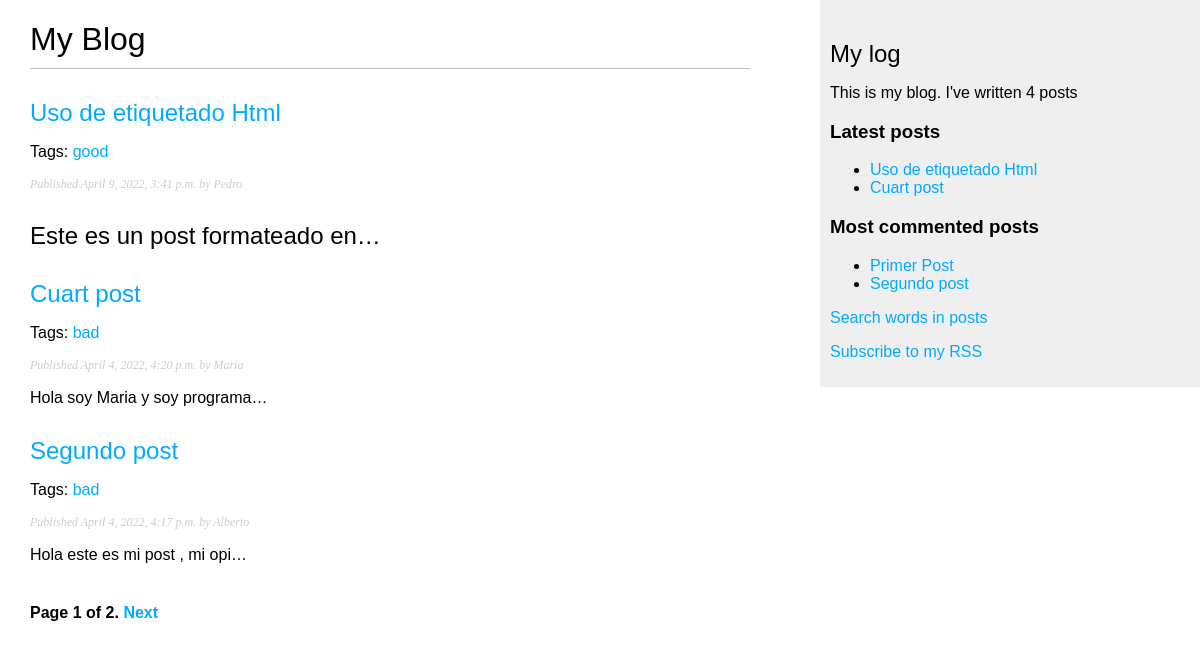
Screenshot of /blog/ with the database file from the repository.
### blog/models.py (models this page shows, shortened)
class Post(models.Model):
    STATUS_CHOICES = (
        ('draft','Draft'),('published','Published')
    )
    title = models.CharField(max_length=250)
    slug = models.SlugField(max_length=250,unique_for_date='publish')
    author = models.ForeignKey(User,on_delete=models.CASCADE,
                               related_name='blog_posts')
    body = models.TextField()
    publish = models.DateTimeField(default=timezone.now)
    created = models.DateTimeField(auto_now_add=True)
    updated = models.DateTimeField(auto_now=True)
    status = models.CharField(max_length=10,choices=STATUS_CHOICES,default='draft')
    objects = models.Manager() # default manager
    published = PublishedManager() # custom manager
    tags = TaggableManager()
    class Meta:
        ordering = ('-publish',)
    def get_absolute_url(self) -> reverse: # for link in templates
        return reverse("blog:post_detail",
                       args=[
                           self.publish.year,
                           self.publish.month,
                           self.publish.day,
                           self.slug
                       ])

### blog/views.py (the view)
# urls.py: path('',views.post_list,name='post_list'),
def post_list(request:str,tag_slug=None) -> render:
    object_list = Post.published.all()
    page = request.GET.get('page')
    tag = None
    if tag_slug:
        tag = get_object_or_404(Tag,slug=tag_slug)
        object_list = object_list.filter(tags__in=[tag])
    paginator = Paginator(object_list,3) # 3 post per page
    try:
        posts = paginator.page(page)
    except PageNotAnInteger:
        posts = paginator.page(1)
    except EmptyPage:
        posts = paginator.page(paginator.num_pages)
    return render(request,'blog/post/list.html',{'page':page,'posts':posts,'tag':tag})

### blog/models.py (called while the page is built)
    def get_queryset(self) -> object:
        return super(PublishedManager,self).get_queryset().filter(status='published')

### blog/templatetags/blog_tags.py (called while the page is built)
@register.simple_tag
def total_posts() -> int:
    return Post.published.count()

@register.inclusion_tag('blog/post/latest_posts.html')
def show_latest_posts(count:int) -> dict:
    latest_posts = Post.published.order_by('-publish')[:count]
    return {'latest_posts':latest_posts}

@register.simple_tag
def get_most_commented_posts(count:int) -> dict:
    return Post.published.annotate(
        total_comments = Count('comments')
    ).order_by('-total_comments')[:count]

@register.filter(name='markdown')
def markdown_format(text:str) -> str:
    return mark_safe(markdown.markdown(text))

### blog/templates/blog/post/list.html (shortened to what this page needs)
{% extends 'blog/base.html' %}
{% load blog_tags %}
{% block content %}
    <h1>My Blog</h1>
    {% for post in posts %}
        <h2><a href="{{post.get_absolute_url}}">{{post.title}}</a> </h2>
        <p class="tags">
            Tags:
            {% for tag in post.tags.all %}
                <a href="{% url "blog:post_list_by_tag" tag.slug %}">{{tag.name}}</a>
            {% endfor %}
        </p>
        <p class="date">Published {{post.publish}} by {{post.author}}</p>
        {{post.body|markdown|truncatechars_html:30}}
    {% endfor %}
    {% include "pagination.html" with page=posts %}
{% endblock content %}

### blog/templates/blog/base.html (shortened to what this page needs)
{% load blog_tags %}
{% load static %}
<!DOCTYPE html>
<html lang="en">
<head>
    <link rel="stylesheet" href=" {% static "css/blog.css" %}">
</head>
<body>
    <div id="content">
        {% block content %}{% endblock content %}
    </div>
    <div id="sidebar">
        <h2>My log </h2>
        <p>This is my blog. I've written {% total_posts %} posts </p>
        <h3>Latest posts</h3>
        {% show_latest_posts 2 %}
        <h3>Most commented posts</h3>
        {% get_most_commented_posts 2 as most_commented_posts %}
        <ul>
            {% for post in most_commented_posts %}
                <li>
                    <a href="{{ post.get_absolute_url }}">{{ post.title }}</a>
                </li>
            {% endfor %}
        </ul>
        <p><a href="{% url "blog:post_search" %}">Search words in posts</a></p>
        <p><a href="{% url "blog:post_feed" %}">Subscribe to my RSS</a></p>
    </div>
</body>
</html>

### blog/templates/pagination.html (shortened to what this page needs)
<div class="pagination">
    <span class="step-links">
        <span class="current">
            Page {{page.number}} of {{page.paginator.num_pages}}.
        </span>
        {% if page.has_next %}
            <a href="?page={{page.next_page_number}}">Next</a>
        {% endif %}
    </span>
</div>

### blog/templates/blog/post/latest_posts.html
<ul>
    {% for post in latest_posts %}
        <li>
            <a href="{{ post.get_absolute_url }}">{{ post.title }}</a>
        </li>
    {% endfor %}
</ul>

### blog/static/css/blog.css (style rules this page uses)
body { margin:0; padding:0; font-family:helvetica, sans-serif; }
a { color:#00abff; text-decoration:none; }
h1 { font-weight:normal; border-bottom:1px solid #bbb; padding:0 0 10px 0; }
h2 { font-weight:normal; margin:30px 0 0; }
#content { float:left; width:60%; padding:0 0 0 30px; }
#sidebar { float:right; width:30%; padding:10px; background:#efefef; height:100%; }
p.date { color:#ccc; font-family: georgia, serif; font-size: 12px; font-style: italic; }
.pagination { margin:40px 0; font-weight:bold; }

### rows the page displays
Post: title "Uso de etiquetado Html", publish "April 9, 2022, 3:41 p.m.", author "Pedro", body "Este es un post formateado en…"
Tag: name "good"
Post: title "Cuart post", publish "April 4, 2022, 4:20 p.m.", author "Maria", body "Hola soy Maria y soy programa…"
Tag: name "bad"
Post: title "Segundo post", publish "April 4, 2022, 4:17 p.m.", author "Alberto", body "Hola este es mi post , mi opi…"
Post: title "Primer Post"

### other values shown
{{ page.number }} "1"
{{ page.paginator.num_pages }} "2"
